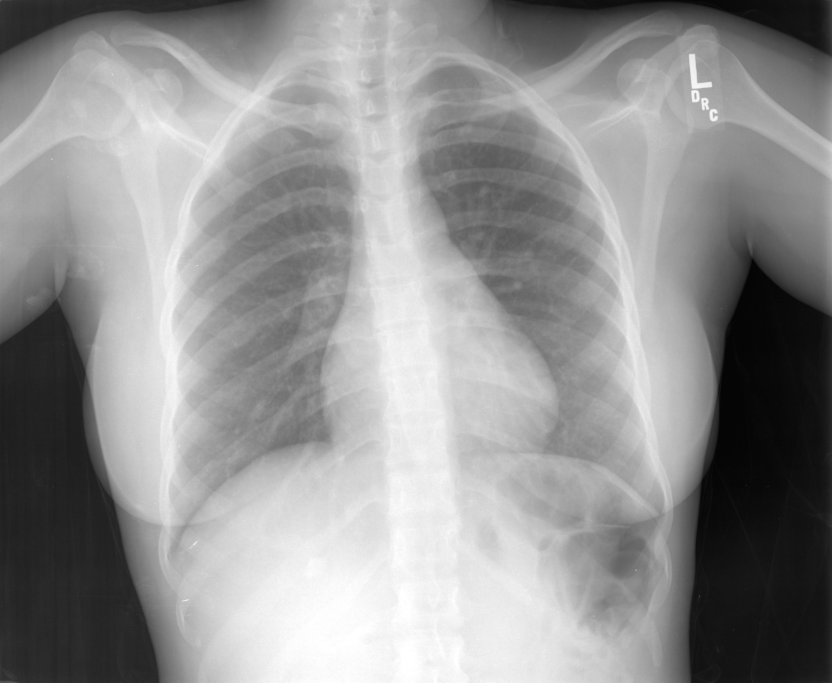
#> input picture OpenCV_Scripts/data/1_IM-0001-4001.dcm.png, 2496 x 2048 px (shown at 1/3 size)
$ python croping.py
#> lines starting #> are read from the running program, lines starting #| are printed output that depends on the picture
import cv2
import os

img = cv2.imread(os.path.join('.', 'data', '1_IM-0001-4001.dcm.png'))
#> img is the input picture: shape (2048, 2496, 3); min 5, max 255, mean 146.5

cropped_img = img[320:640,430:840]
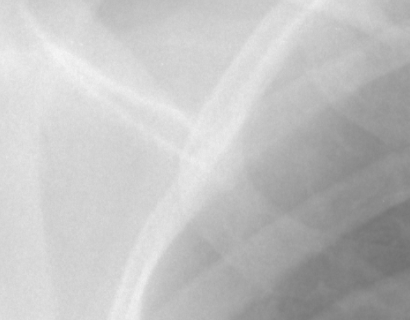
#> cropped_img: shape (320, 410, 3); min 113, max 245, mean 193.3

print(cropped_img.shape)
#| (320, 410, 3)
